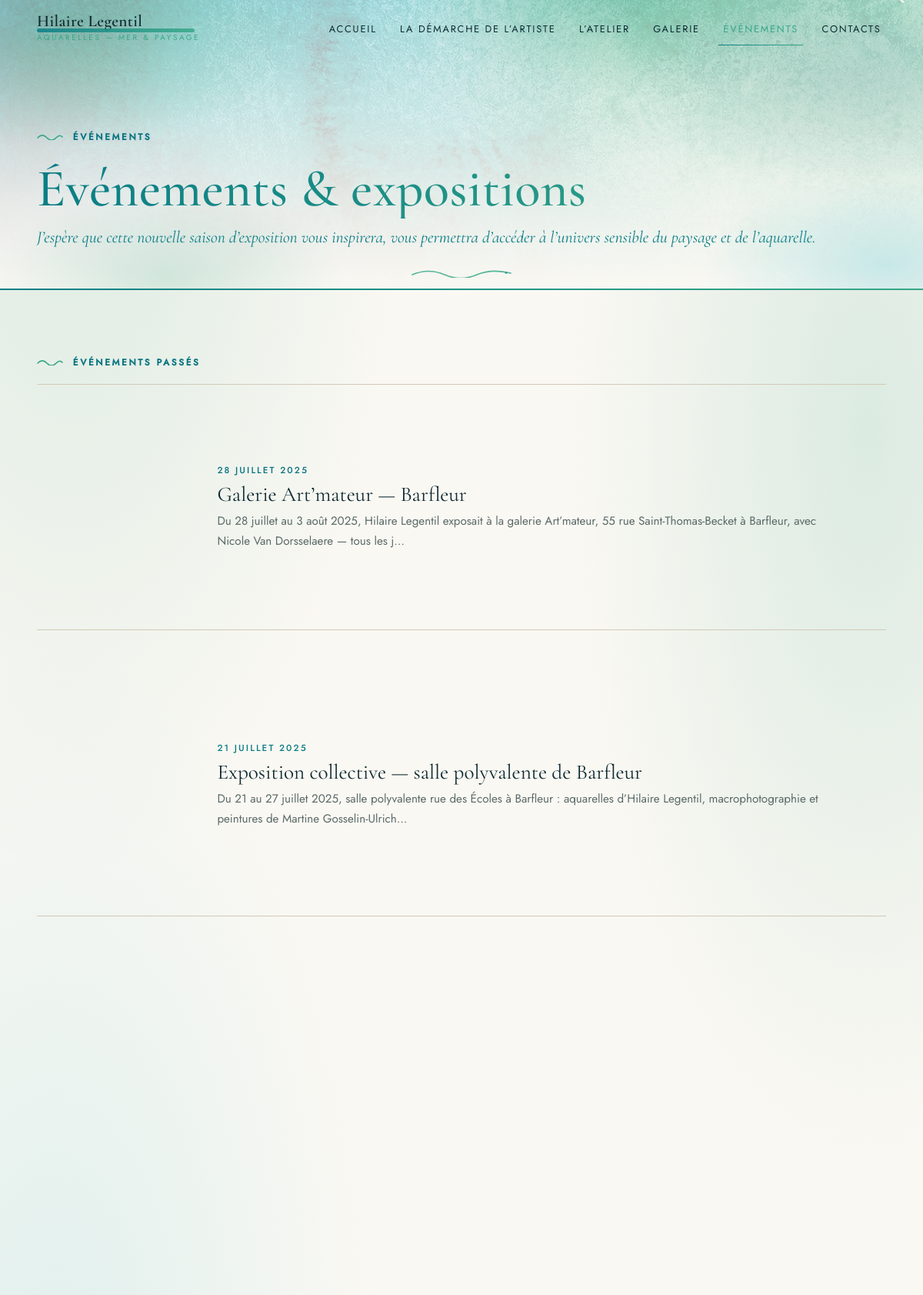
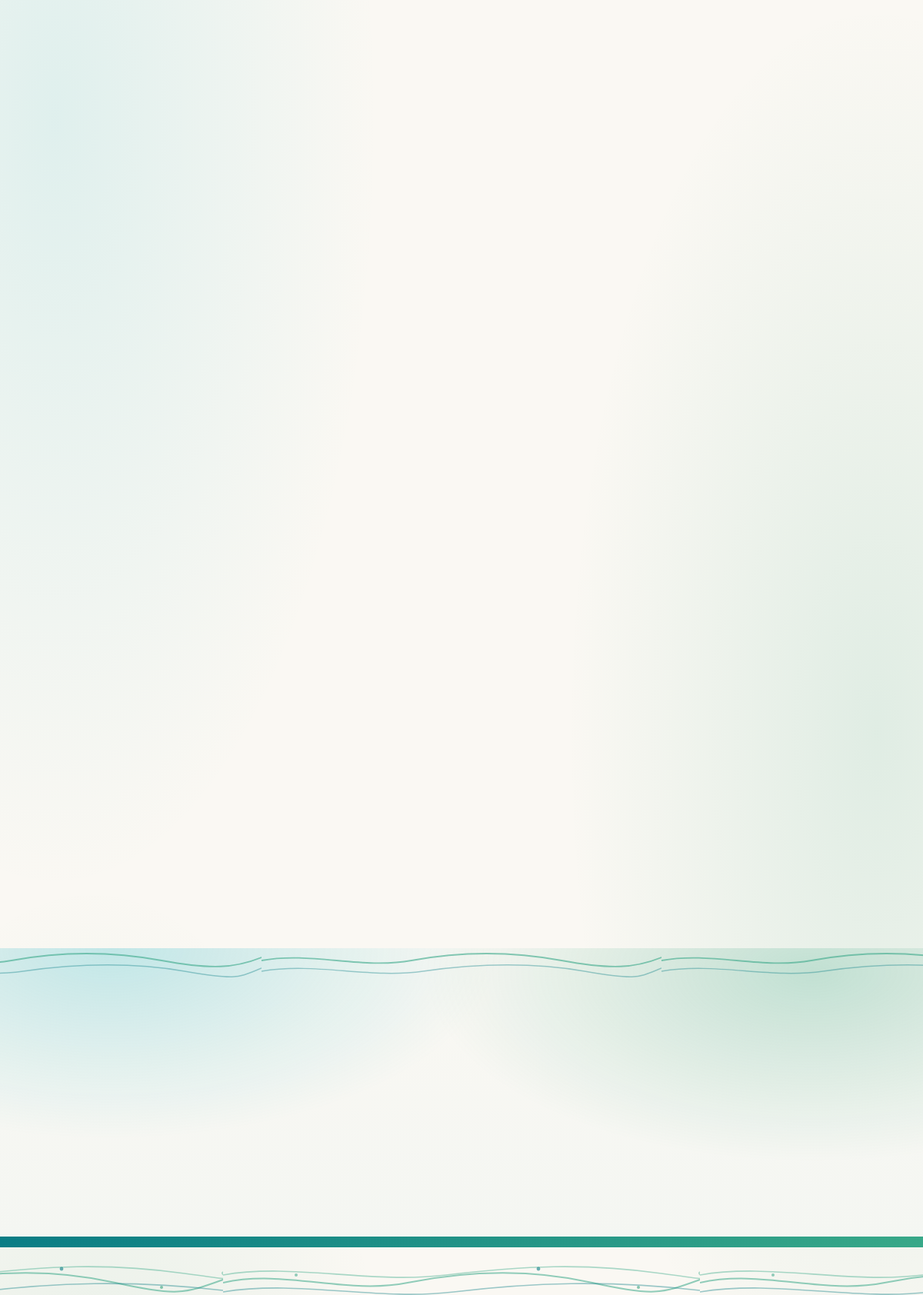
/evenements (upper part), run on the app's committed database (2 pictures, top to bottom).
### tables this page shows
CREATE TABLE settings (
    key TEXT PRIMARY KEY,
    value TEXT NOT NULL DEFAULT ''
);

CREATE TABLE news (
    id INTEGER PRIMARY KEY AUTOINCREMENT,
    title TEXT NOT NULL,
    slug TEXT UNIQUE NOT NULL,
    event_date TEXT DEFAULT '',
    body TEXT DEFAULT '',
    link TEXT DEFAULT '',
    cover TEXT DEFAULT '',
    published INTEGER NOT NULL DEFAULT 1,
    position INTEGER NOT NULL DEFAULT 0,
    created_at TEXT NOT NULL
, event_time TEXT DEFAULT '', place TEXT DEFAULT '');

### app.py (the view)
@app.route("/evenements")
def news_list():
    items = get_news()
    today = db.now_iso()[:10]
    upcoming = sorted([n for n in items if (n["event_date"] or "")[:10] >= today],
                      key=lambda n: n["event_date"] or "")
    past = sorted([n for n in items if (n["event_date"] or "")[:10] < today],
                  key=lambda n: n["event_date"] or "", reverse=True)
    return render_template("news.html", items=upcoming + past, upcoming=upcoming,
                           past=past)

### app.py (called while the page is built)
@app.template_filter("date_fr")
def date_fr(value):
    return parse_date(value)[0]

@app.template_filter("paras")
def paras(value):
    return nl2paras(value)

@app.context_processor
def inject_globals():
    s = db.get_settings()
    hl_works = get_works()
    return {
        "SITE": SITE,
        "S": s,
        "admin_user": auth.current_admin(),
        "csrf": auth.csrf_token(),
        "year": date.today().year,
        "map_center": [49.4894, -1.5048],   # Yvetot-Bocage (Normandie)
        "map_radius": 75000,                # 75 km
        "hl_slugs": ",".join(w["slug"] for w in hl_works),
        "hl_total": len(hl_works),
        "vapid_pub": VAPID_PUB,
    }

def get_works(only_published=True):
    conn = db.connect()
    q = "SELECT * FROM works"
    if only_published:
        q += " WHERE published = 1"
    q += " ORDER BY position, id"
    rows = conn.execute(q).fetchall()
    conn.close()
    return rows

def get_news(only_published=True, limit=None):
    conn = db.connect()
    q = "SELECT * FROM news"
    if only_published:
        q += " WHERE published = 1"
    q += " ORDER BY COALESCE(NULLIF(event_date,''), created_at) DESC, id DESC"
    if limit:
        q += f" LIMIT {int(limit)}"
    rows = conn.execute(q).fetchall()
    conn.close()
    return rows

@app.after_request
def security_headers(resp):
    resp.headers.setdefault("X-Content-Type-Options", "nosniff")
    resp.headers.setdefault("Referrer-Policy", "strict-origin-when-cross-origin")
    resp.headers.setdefault("Permissions-Policy", "geolocation=(), microphone=(), camera=()")
    return resp

### auth.py (called while the page is built)
def current_admin():
    return session.get("admin_user") if session.get("admin_auth") else None

def csrf_token():
    if "csrf" not in session:
        session["csrf"] = secrets.token_hex(16)
    return session["csrf"]

### db.py (called while the page is built)
def now_iso():
    return datetime.now(timezone.utc).strftime("%Y-%m-%d %H:%M")

def connect():
    os.makedirs(DATA_DIR, exist_ok=True)
    conn = sqlite3.connect(DB_PATH)
    conn.row_factory = sqlite3.Row
    conn.execute("PRAGMA foreign_keys=ON")
    return conn

def get_settings():
    conn = connect()
    rows = conn.execute("SELECT key, value FROM settings").fetchall()
    conn.close()
    return {r["key"]: r["value"] for r in rows}

### templates/news.html (shortened to what this page needs)
{% extends "base.html" %}
{% from "_macros.html" import picture %}
{% macro news_row(n, is_upcoming) %}
<a class="news-row reveal" href="{{ url_for('news_item', slug=n.slug) }}">
  {% if n.cover %}
  <span class="news-thumb">{{ picture('news', n.cover, n.title, sizes='(max-width:760px) 34vw, 220px') }}</span>
  {% endif %}
  <span class="news-body">
    {% if n.event_date %}<span class="news-date">{{ n.event_date|date_fr }}</span>{% endif %}
    <span class="news-title">{{ n.title }}</span>
    {% set extraits = n.body|paras %}
    {% if extraits %}<span class="news-excerpt">{{ extraits[0][:160] }}{% if extraits[0]|length > 160 %}…{% endif %}</span>{% endif %}
  </span>
</a>
{% endmacro %}
{% block content %}
<header class="page-head">
  <div class="container reveal">
    <p class="label">Événements</p>
    <h1 class="page-title">Événements &amp; expositions</h1>
    <p class="page-sub">{{ S.get('events_sub', 'J’espère que cette nouvelle saison d’exposition vous inspirera, vous permettra d’accéder à l’univers sensible du paysage et de l’aquarelle.') }}</p>
  </div>
</header>
<section class="section">
  <div class="container">
    {% if items %}
      {% if past %}
        {% if upcoming %}
        <div class="evt-divider reveal" role="separator"><span>Événements passés</span></div>
        {% else %}
        <p class="label evt-label reveal">Événements passés</p>
        {% endif %}
      <div class="news-rows news-page">
        {% for n in past %}{{ news_row(n, false) }}{% endfor %}
      </div>
      {% endif %}
    {% else %}
    <p class="muted">Aucune actualité pour le moment. Les expositions seront annoncées ici.</p>
    {% endif %}
  </div>
</section>
<section class="section contact-invitation">
</section>
{% endblock %}

### templates/_macros.html (shortened to what this page needs)
{% macro picture(area, folder, alt, sizes='(max-width:760px) 100vw, 600px', cls='', loading='lazy') -%}
<img class="{{ cls }}" loading="{{ loading }}" decoding="async"
     src="/uploads/{{ area }}/{{ folder }}/medium.webp"
     alt="{{ alt }}">
{%- endmacro %}

### data on the page
settings: get "J’espère que cette nouvelle saison d’exposition vous inspirera, vous permettra d’accéder à l’univers sensible du paysage et de l’aquarelle."
news: cover (picture), event_date "28 JUILLET 2025", title "Galerie Art’mateur — Barfleur", body "Du 28 juillet au 3 août 2025, Hilaire Legentil exposait à la galerie Art’mateur, 55 rue Saint-Thomas-Becket à Barfleur, avec Nicole Van Dorsselaere — tous les j"
news: cover (picture), event_date "21 JUILLET 2025", title "Exposition collective — salle polyvalente de Barfleur", body "Du 21 au 27 juillet 2025, salle polyvalente rue des Écoles à Barfleur : aquarelles d’Hilaire Legentil, macrophotographie et peintures de Martine Gosselin-Ulrich"
